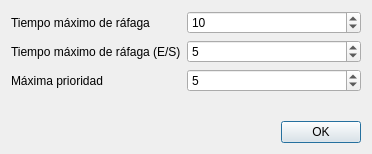
<?xml version="1.0" encoding="UTF-8"?>
<ui version="4.0">
 <class>GeneratorForm</class>
 <widget class="QDialog" name="GeneratorForm">
  <property name="geometry">
   <rect>
    <x>0</x>
    <y>0</y>
    <width>372</width>
    <height>154</height>
   </rect>
  </property>
  <property name="windowTitle">
   <string>Dialog</string>
  </property>
  <layout class="QVBoxLayout" name="verticalLayout_2">
   <item>
    <layout class="QVBoxLayout" name="verticalLayout">
     <item>
      <layout class="QFormLayout" name="formLayout">
       <item row="0" column="0">
        <widget class="QLabel" name="label">
         <property name="text">
          <string>Tiempo máximo de ráfaga</string>
         </property>
        </widget>
       </item>
       <item row="0" column="1">
        <widget class="QSpinBox" name="maxBurstSpinBox">
         <property name="minimum">
          <number>1</number>
         </property>
         <property name="maximum">
          <number>30</number>
         </property>
         <property name="value">
          <number>10</number>
         </property>
        </widget>
       </item>
       <item row="1" column="0">
        <widget class="QLabel" name="label_2">
         <property name="text">
          <string>Tiempo máximo de ráfaga (E/S)</string>
         </property>
        </widget>
       </item>
       <item row="1" column="1">
        <widget class="QSpinBox" name="maxIOBurstSpinBox">
         <property name="maximum">
          <number>20</number>
         </property>
         <property name="value">
          <number>5</number>
         </property>
        </widget>
       </item>
       <item row="2" column="0">
        <widget class="QLabel" name="label_3">
         <property name="text">
          <string>Máxima prioridad</string>
         </property>
        </widget>
       </item>
       <item row="2" column="1">
        <widget class="QSpinBox" name="maxPrioritySpinBox">
         <property name="minimum">
          <number>1</number>
         </property>
         <property name="maximum">
          <number>10</number>
         </property>
         <property name="value">
          <number>5</number>
         </property>
        </widget>
       </item>
      </layout>
     </item>
     <item>
      <widget class="QDialogButtonBox" name="buttonBox">
       <property name="orientation">
        <enum>Qt::Orientation::Horizontal</enum>
       </property>
       <property name="standardButtons">
        <set>QDialogButtonBox::StandardButton::Ok</set>
       </property>
      </widget>
     </item>
    </layout>
   </item>
  </layout>
 </widget>
 <resources/>
 <connections>
  <connection>
   <sender>buttonBox</sender>
   <signal>accepted()</signal>
   <receiver>GeneratorForm</receiver>
   <slot>accept()</slot>
   <hints>
    <hint type="sourcelabel">
     <x>248</x>
     <y>254</y>
    </hint>
    <hint type="destinationlabel">
     <x>157</x>
     <y>274</y>
    </hint>
   </hints>
  </connection>
  <connection>
   <sender>buttonBox</sender>
   <signal>rejected()</signal>
   <receiver>GeneratorForm</receiver>
   <slot>reject()</slot>
   <hints>
    <hint type="sourcelabel">
     <x>316</x>
     <y>260</y>
    </hint>
    <hint type="destinationlabel">
     <x>286</x>
     <y>274</y>
    </hint>
   </hints>
  </connection>
 </connections>
</ui>
